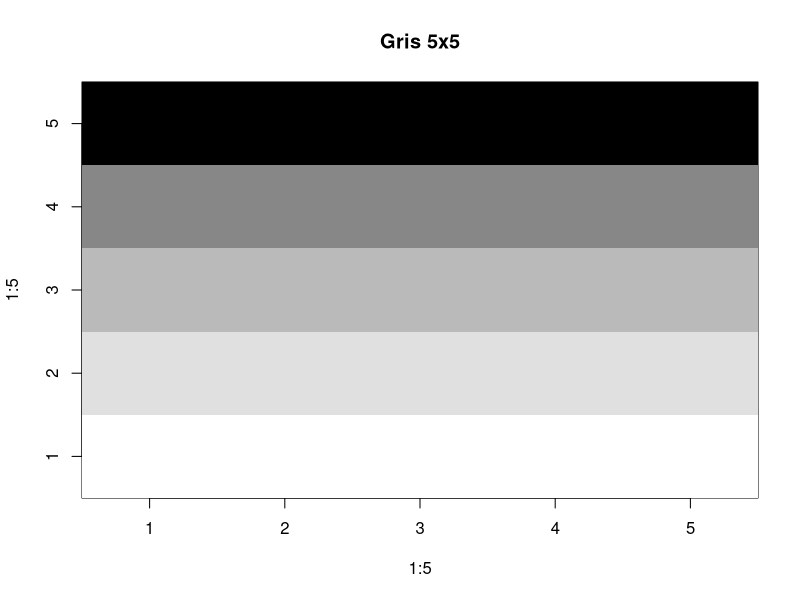
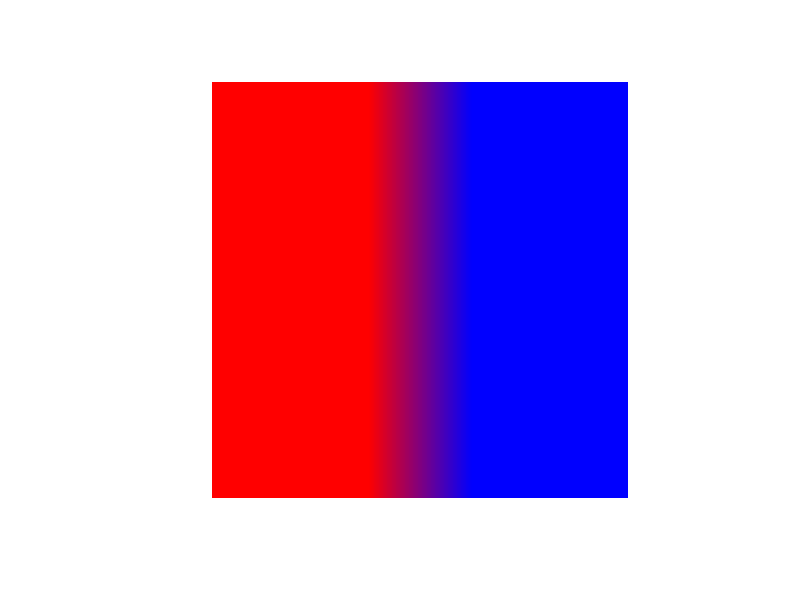
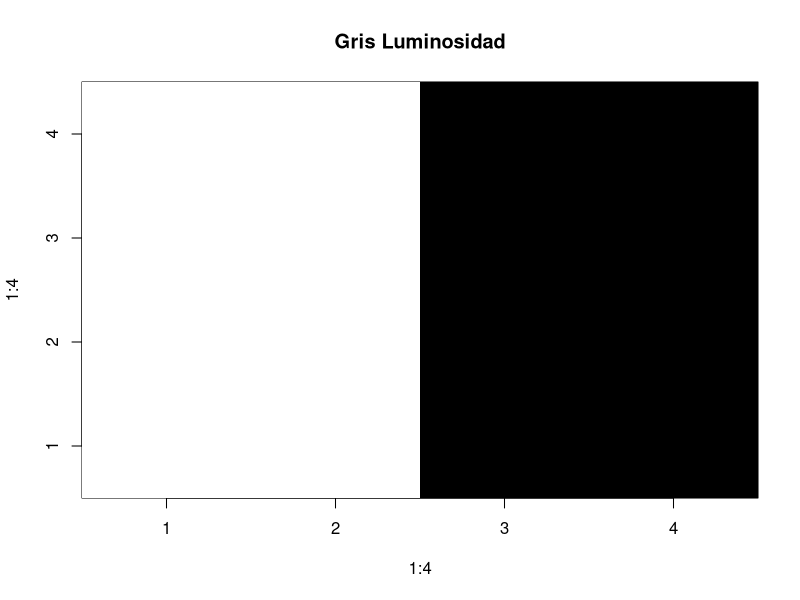

Here is the R script that generated these plots, in order:
# --- PUNTO 15: Degradado de grises ---
# Reconstruye el degradado de 5x5
gris <- matrix(rep(seq(0, 255, length.out = 5), each = 5), nrow = 5, ncol = 5, byrow = TRUE)

# Verifica dim() y mean()
print(dim(gris))
print(mean(gris))

# Ver imagen en RStudio (se traspone e invierte para que se vea recta)
image(1:5, 1:5, t(gris[5:1, ]), col = gray.colors(256, start = 0, end = 1), useRaster = TRUE, main = "Gris 5x5")


# --- PUNTO 16: Imagen RGB de dos mitades ---
# Reconstruye la imagen RGB de 4x4
rgb <- array(0, dim = c(4, 4, 3))
rgb[, 1:2, 1] <- 255  # Mitad izquierda: Rojo
rgb[, 3:4, 3] <- 255  # Mitad derecha: Azul

# Verifica los píxeles extremos
print(dim(rgb))
print(rgb[1, 1, ])  # [255, 0, 0]
print(rgb[1, 4, ])  # [0, 0, 255]

# Ver imagen RGB en RStudio (usando el paquete grid o as.raster)
plot(as.raster(rgb / 255), main = "RGB (Rojo / Azul)")


# --- PUNTO 17: Luminosidad ponderada ---
# Formula de luminosidad
gris_luminosidad <- 0.299 * rgb[, , 1] + 0.587 * rgb[, , 2] + 0.114 * rgb[, , 3]

print(gris_luminosidad)

# Ver imagen de luminosidad
image(1:4, 1:4, t(gris_luminosidad[4:1, ]), col = gray.colors(256, start = 0, end = 1), useRaster = TRUE, main = "Gris Luminosidad")
